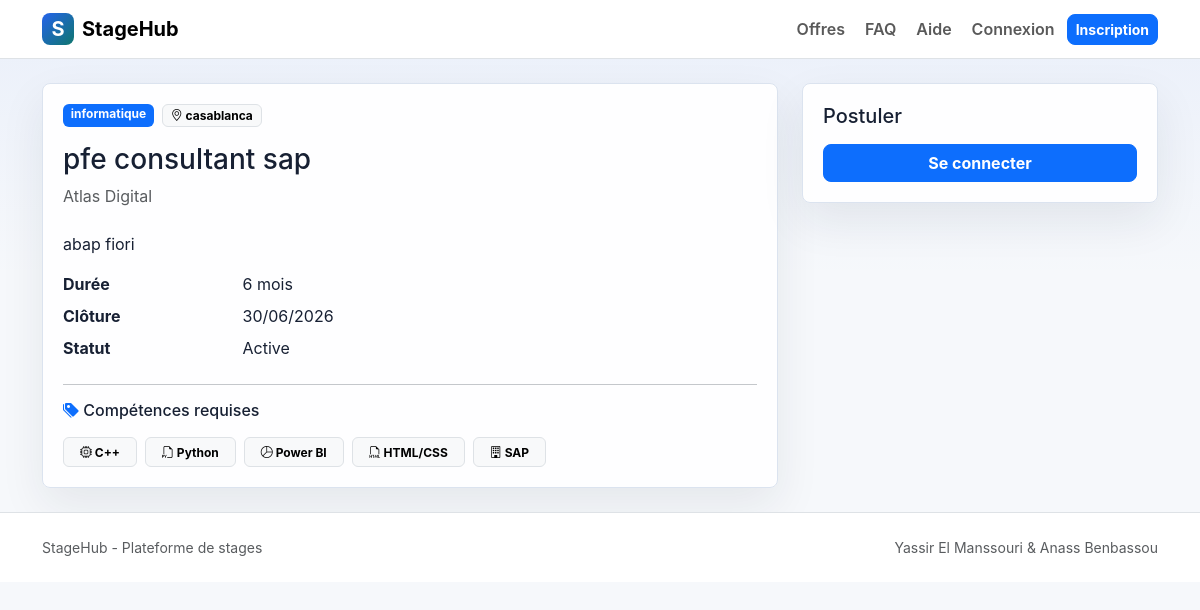
Screenshot of /offres/9/ with the database file from the repository.
### core/models.py (models this page shows, shortened)
class TimeStampedModel(models.Model):
    created_at = models.DateTimeField(auto_now_add=True)
    updated_at = models.DateTimeField(auto_now=True)
    class Meta:
        abstract = True

class StageOffer(TimeStampedModel):
    class Status(models.TextChoices):
        ACTIVE = "active", "Active"
        INACTIVE = "inactive", "Inactive"
    class Source(models.TextChoices):
        LOCAL = "local", "Local"
        LINKEDIN = "linkedin", "LinkedIn"
    company_profile = models.ForeignKey(
        CompanyProfile,
        on_delete=models.CASCADE,
        related_name="stage_offers",
    )
    title = models.CharField(max_length=255)
    description = models.TextField()
    domain = models.CharField(max_length=255)
    location = models.CharField(max_length=255)
    duration = models.CharField(max_length=255, blank=True)
    closing_date = models.DateField(blank=True, null=True)
    status = models.CharField(max_length=20, choices=Status.choices, default=Status.ACTIVE)
    source = models.CharField(
        max_length=20, choices=Source.choices, default=Source.LOCAL
    )
    linkedin_url = models.URLField(blank=True, help_text="URL de l'offre sur LinkedIn")
    required_tags = models.ManyToManyField(
        SkillTag,
        blank=True,
        related_name="offers",
        verbose_name="Compétences requises (tags)",
    )
    class Meta:
        ordering = ["-created_at"]
    @property
    def is_linkedin(self):
        return self.source == self.Source.LINKEDIN

class CompanyProfile(TimeStampedModel):
    user = models.OneToOneField(
        settings.AUTH_USER_MODEL,
        on_delete=models.CASCADE,
        related_name="company_profile",
    )
    nom_entreprise = models.CharField(max_length=255)
    secteur = models.CharField(max_length=255)
    email_entreprise = models.EmailField()
    telephone = models.CharField(max_length=30, blank=True)
    adresse = models.CharField(max_length=255, blank=True)
    description_entreprise = models.TextField(blank=True)
    site_web = models.URLField(blank=True)
    logo = models.FileField(upload_to="profiles/companies/logos/", blank=True)

class SkillTag(models.Model):
    class Category(models.TextChoices):
        BACKEND = "backend", "Backend"
        FRONTEND = "frontend", "Frontend"
        DATA = "data", "Data / IA"
        DEVOPS = "devops", "DevOps / Cloud"
        MOBILE = "mobile", "Mobile"
        DESIGN = "design", "Design / UX"
        OTHER = "other", "Autre"
    name = models.CharField(max_length=80, unique=True)
    category = models.CharField(
        max_length=20, choices=Category.choices, default=Category.OTHER
    )
    icon = models.CharField(max_length=40, blank=True, help_text="Classe Bootstrap Icon (bi-...)")
    class Meta:
        ordering = ["category", "name"]

### core/views.py (the view)
# urls.py: path("offres/<int:pk>/", views.offres_show, name="offres_show"),
def offres_show(request, pk):
    offer = get_object_or_404(
        StageOffer.objects.select_related("company_profile").prefetch_related("required_tags"),
        pk=pk,
    )
    student_profile = getattr(request.user, "student_profile", None) if request.user.is_authenticated else None
    already_applied = False
    if student_profile:
        already_applied = Application.objects.filter(
            stage_offer=offer,
            student_profile=student_profile,
        ).exists()
    return render(
        request,
        "offres/show.html",
        {
            "offer": offer,
            "application_form": ApplicationForm(),
            "already_applied": already_applied,
        },
    )

### core/forms.py (called while the page is built)
def apply_bootstrap(fields):
    for field in fields.values():
        widget = field.widget
        if isinstance(widget, forms.CheckboxInput):
            widget.attrs.setdefault("class", "form-check-input")
        elif isinstance(widget, forms.CheckboxSelectMultiple):
            pass  # géré dans les templates avec styles custom
        elif isinstance(widget, forms.Select):
            widget.attrs.setdefault("class", "form-select")
        else:
            widget.attrs.setdefault("class", FORM_CONTROL)

### templates/offres/show.html (shortened to what this page needs)
{% extends "base.html" %}
{% block content %}
<div class="row g-4">
    <div class="col-lg-8">
        <article class="section-panel">
            <div class="d-flex flex-wrap gap-2 mb-3">
                <span class="badge text-bg-primary">{{ offer.domain }}</span>
                <span class="badge text-bg-light border"><i class="bi bi-geo-alt"></i> {{ offer.location }}</span>
            </div>
            <h1 class="h3">{{ offer.title }}</h1>
            <p class="text-muted mb-3">
                {{ offer.company_profile.nom_entreprise }}
            </p>
            <p class="mb-4">{{ offer.description|linebreaks }}</p>
            <dl class="row mb-0">
                <dt class="col-sm-3">Durée</dt>
                <dd class="col-sm-9">{{ offer.duration|default:"Non précisée" }}</dd>
                <dt class="col-sm-3">Clôture</dt>
                <dd class="col-sm-9">{{ offer.closing_date|date:"d/m/Y"|default:"Non précisée" }}</dd>
                <dt class="col-sm-3">Statut</dt>
                <dd class="col-sm-9">{{ offer.get_status_display }}</dd>
            </dl>
            {% if offer.required_tags.exists %}
            <hr>
            <h2 class="h6 mb-3"><i class="bi bi-tags-fill text-primary"></i> Compétences requises</h2>
            <div class="d-flex flex-wrap gap-2">
                {% for tag in offer.required_tags.all %}
                    {% if user.is_authenticated and user.role == 'etudiant' %}
                        {% if tag in match.matched_tags %}
                            <span class="badge text-bg-success py-2 px-3">
                                {% if tag.icon %}<i class="bi {{ tag.icon }}"></i>{% endif %}
                                {{ tag.name }} <i class="bi bi-check-circle-fill ms-1"></i>
                            </span>
                        {% else %}
                            <span class="badge text-bg-light border text-muted py-2 px-3">
                                {% if tag.icon %}<i class="bi {{ tag.icon }}"></i>{% endif %}
                                {{ tag.name }}
                            </span>
                        {% endif %}
                    {% else %}
                        <span class="badge text-bg-light border py-2 px-3">
                            {% if tag.icon %}<i class="bi {{ tag.icon }}"></i>{% endif %}
                            {{ tag.name }}
                        </span>
                    {% endif %}
                {% endfor %}
            </div>
            {% endif %}
        </article>
    </div>
    <div class="col-lg-4">
        <aside class="section-panel">
            <h2 class="h5 mb-3">Postuler</h2>
            {% if user.is_authenticated and user.role == 'etudiant' %}
                {% if already_applied %}
                    <div class="alert alert-info mb-0">Vous avez déjà postulé à cette offre.</div>
                {% elif offer.is_linkedin and offer.linkedin_url %}
                    <p class="text-muted small mb-2">Cette offre provient de LinkedIn. Vous devez postuler directement sur leur plateforme.</p>
                    <a href="{{ offer.linkedin_url }}" target="_blank" rel="noopener" class="btn btn-primary w-100">
                        <i class="bi bi-linkedin"></i> Voir et postuler sur LinkedIn
                    </a>
                {% else %}
                    <form method="post" action="{% url 'applications_store' offer.pk %}" enctype="multipart/form-data" class="compact-form">
                        {% csrf_token %}
                        {{ application_form.as_p }}
                        <button class="btn btn-primary w-100" type="submit">
                            <i class="bi bi-send"></i> Envoyer ma candidature
                        </button>
                    </form>
                {% endif %}
            {% elif user.is_authenticated %}
                <p class="text-muted mb-0">La candidature est réservée aux comptes étudiants.</p>
            {% else %}
                <a href="{% url 'login' %}" class="btn btn-primary w-100">Se connecter</a>
            {% endif %}
        </aside>
    </div>
</div>
{% endblock %}

### templates/base.html (shortened to what this page needs)
{% load static %}
<!doctype html>
<html lang="fr">
<head>
    <link href="https://cdn.jsdelivr.net/npm/bootstrap@5.3.3/dist/css/bootstrap.min.css" rel="stylesheet">
    <link href="https://cdn.jsdelivr.net/npm/bootstrap-icons@1.11.3/font/bootstrap-icons.css" rel="stylesheet">
    <link href="{% static 'css/app.css' %}" rel="stylesheet">
</head>
<body>
    <nav class="navbar navbar-expand-lg navbar-light bg-white border-bottom sticky-top">
        <div class="container">
            <a class="navbar-brand fw-bold d-flex align-items-center gap-2" href="{% url 'home' %}">
                <span class="brand-mark">S</span>
                StageHub
            </a>
            <div class="collapse navbar-collapse" id="mainNav">
                <ul class="navbar-nav ms-auto align-items-lg-center gap-lg-1">
                    <li class="nav-item"><a class="nav-link" href="{% url 'offres_index' %}">Offres</a></li>
                    {% if user.is_authenticated %}
                    {% if user.role == 'etudiant' %}
                    <li class="nav-item"><a class="nav-link" href="{% url 'student_dashboard' %}">Accueil</a></li>
                    <li class="nav-item"><a class="nav-link" href="{% url 'applications_my' %}">Mes candidatures</a>
                    </li>
                    <li class="nav-item"><a class="nav-link" href="{% url 'student_profile_edit' %}">Profil</a></li>
                    {% elif user.role == 'entreprise' %}
                    <li class="nav-item"><a class="nav-link" href="{% url 'company_dashboard' %}">Accueil</a></li>
                    <li class="nav-item"><a class="nav-link" href="{% url 'offres_create' %}">Publier</a></li>
                    <li class="nav-item"><a class="nav-link" href="{% url 'offres_company' %}">Mes offres</a></li>
                    <li class="nav-item"><a class="nav-link" href="{% url 'applications_company' %}">Candidatures</a>
                    </li>
                    <li class="nav-item"><a class="nav-link" href="{% url 'company_profile_edit' %}">Profil</a></li>
                    {% elif user.role == 'administrateur' %}
                    <li class="nav-item"><a class="nav-link" href="{% url 'admin_dashboard' %}">Administration</a></li>
                    <li class="nav-item"><a class="nav-link" href="{% url 'admin_users_index' %}">Utilisateurs</a></li>
                    <li class="nav-item"><a class="nav-link" href="{% url 'admin_offers_index' %}">Offres</a></li>
                    <li class="nav-item">
                        <a class="nav-link d-flex align-items-center gap-1" href="{% url 'admin_import_linkedin' %}">
                            <i class="bi bi-linkedin"></i> LinkedIn
                        </a>
                    </li>
                    {% endif %}
                    <li class="nav-item ms-lg-2">
                        <form method="post" action="{% url 'logout' %}">
                            {% csrf_token %}
                            <button class="btn btn-outline-danger btn-sm" type="submit">
                                <i class="bi bi-box-arrow-right"></i> Deconnexion
                            </button>
                        </form>
                    </li>
                    {% else %}
                    <li class="nav-item"><a class="nav-link" href="{% url 'faq' %}">FAQ</a></li>
                    <li class="nav-item"><a class="nav-link" href="{% url 'help' %}">Aide</a></li>
                    <li class="nav-item"><a class="nav-link" href="{% url 'login' %}">Connexion</a></li>
                    <li class="nav-item"><a class="btn btn-primary btn-sm" href="{% url 'register' %}">Inscription</a>
                    </li>
                    {% endif %}
                </ul>
            </div>
        </div>
    </nav>
    <main class="py-4">
        <div class="container">
            {% block content %}{% endblock %}
        </div>
    </main>
    <footer class="border-top bg-white mt-auto py-4">
        <div class="container d-flex flex-column flex-md-row gap-2 justify-content-between text-muted small">
            <span>StageHub - Plateforme de stages</span>
            <span>Yassir El Manssouri & Anass Benbassou</span>
        </div>
    </footer>
</body>
</html>

### static/css/app.css (style rules this page uses)
:root { --stagehub-ink: #172033; --stagehub-muted: #657187; --stagehub-primary: #2563eb; --stagehub-accent: #0f766e; --stagehub-warm: #b45309; --stagehub-bg: #f6f8fb; --stagehub-border: #dbe3ef; }
html, body { min-height: 100%; }
body { color: var(--stagehub-ink); background: linear-gradient(180deg, rgba(37, 99, 235, 0.06), transparent 280px), var(--stagehub-bg); font-family: Inter, system-ui, -apple-system, BlinkMacSystemFont, "Segoe UI", sans-serif; display: flex; flex-direction: column; }
main { flex: 1; }
.brand-mark { display: inline-grid; place-items: center; width: 32px; height: 32px; border-radius: 8px; color: #fff; background: linear-gradient(135deg, var(--stagehub-primary), var(--stagehub-accent)); }
.navbar .nav-link { font-weight: 600; }
.hero-panel, .section-panel { border: 1px solid var(--stagehub-border); border-radius: 8px; background: rgba(255, 255, 255, 0.92); box-shadow: 0 18px 45px rgba(23, 32, 51, 0.08); }
.section-panel { padding: 1.25rem; }
.btn { border-radius: 8px; font-weight: 700; }

### rows the page displays
StageOffer: domain "informatique", location "casablanca", title "pfe consultant sap", company_profile.nom_entreprise "Atlas Digital", description "abap fiori", duration "6 mois", closing_date "30/06/2026", status "Active"
SkillTag: name "C++"
SkillTag: name "Python"
SkillTag: name "Power BI"
SkillTag: name "HTML/CSS"
SkillTag: name "SAP"
